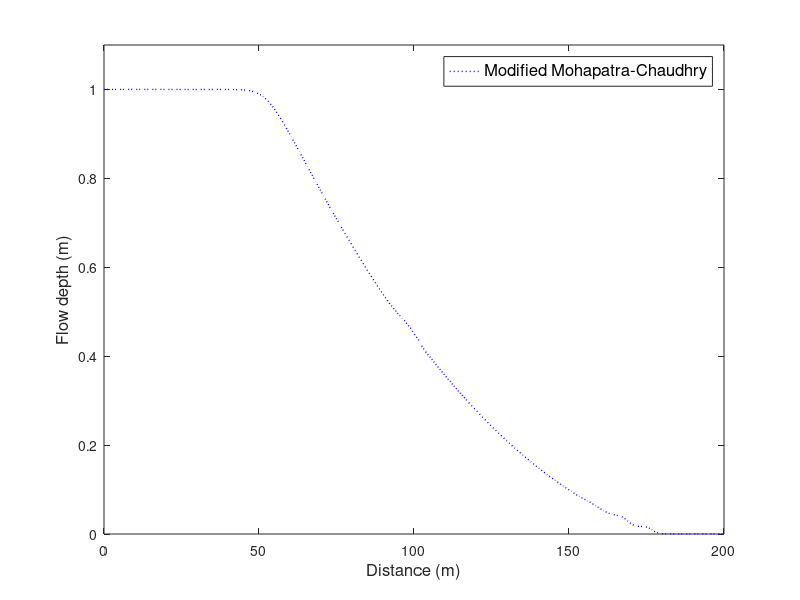

This chart was generated by the following MATLAB code:
clc
clear all
close all

% input parameters
L=200;     % channel length (m)
Tmax=15;   % t_max(s)

dx=0.65;   % step size(m) 
x=0:dx:L;
Nx=length(x);

eps=10^(-242);
hu=1;   % initial water depth in  reservoir (m)
hd=eps; % initial water depth in  channel (m)
g=9.81; % gravity acceleration (m/s^2)
n=0;    % manning coefficient
So=0;   % bed slope
K = 0.5;

% boussinesq terms (adjust the value to apply the term in the equation)
% 1: boussinesq term is on
% 0: boussinesq term is off
B1=1;  
B2=1;
B3=1;
Cn=0.6; % courant number

% initial condition (t=0)
t=0;
for i=1:Nx
    u(i)=0;
    if i<=floor(Nx/2)
        h(i) = hu;
    else
        h(i) = hd;
    end
end
dt = 0.7*Cn*dx/max(abs(u)+sqrt(g*h)); % stability criterion

uh=u.*h;
t=t+dt;

while t<=Tmax
    %% PREDICTOR
    % boundary condition
    hp(1:3)=hu;
    uhp(1:3)=uh(1:3);

    hp(Nx-2:Nx)=hd;
    uhp(Nx-2:Nx)=uh(Nx-2:Nx);
  
    for i=4:Nx-1
        b2(i)= -B2*h(i)^3*u(i)/3*((u(i+1)-2*u(i)+u(i-1))/dx^2);
        b3(i)= B3*h(i)^3/3*((u(i+1)-u(i-1))/(2*dx))^2;
        T(i)=u(i)^2*h(i)+(g*h(i)^2/2)+b2(i)+b3(i);
    end
    
    for i=4:Nx-3
        Sf = u(i)^2*n^2/h(i)^(4/3);
        hp(i)= h(i)+ dt/dx*(uh(i)-uh(i+1));
        if hp(i)>eps
            uhp(i)=uh(i)+ dt/dx*(T(i)-T(i+1))+dt*g*h(i)*(So-Sf);
        else
            uhp(i)=0;
        end
    end
    
    for j=1:Nx
        if hp(j)>eps
            up(j) = uhp(j)/hp(j);
        else
            up(j)=0;
        end
    end
    % boundary condition
    up(1:3)=0;
    up(Nx-2:Nx)=0;

    %% CORRECTOR
    hc=hp;uhc=uhp;
    
    for i=2:Nx-3
        b2(i)= -B2*hp(i)^3*up(i)/3*((up(i+1)-2*up(i)+up(i-1))/dx^2);
        b3(i)= B3*hp(i)^3/3*((up(i+1)-up(i-1))/(2*dx))^2;
        T(i) = up(i)^2*hp(i)+(g*hp(i)^2/2)+b2(i)+b3(i);
    end

    for i=4:Nx-3
        Sf = up(i)^2*n^2/hp(i)^(4/3);
        hc(i)= hp(i)+dt/dx*(up(i-1)*hp(i-1)-up(i)*hp(i));
        if hc(i)>eps
            uhc(i)=uhp(i)+ dt/dx*(T(i-1)-T(i))+dt*g*hp(i)*(So-Sf);
        else
            uhc(i)=0;
        end
    end
    
    for j=1:Nx
        if hc(j)>eps
            uc(j) = uhc(j)/hc(j);
        else
            uc(j)=0;
        end
    end
    % boundary condition
    uc(1:3)=0;
    uc(Nx-2:Nx)=0;

    %% INTERMEDIATE
    hi=hc;uhi=uhc;
        
    for i=4:Nx-3
        hi(i)=(h(i)+hc(i))/2;
        if hi(i)>eps
            uhi(i)=(uh(i)+uhc(i))/2;
        else
            uhi(i)=0;
        end
    end
    
    for i=1:Nx
        if hi(i)>eps
            ui(i)=uhi(i)/hi(i);
        else
            ui(i)=0;
        end
    end
    
    % boundary condition
    ui(1:3)=0;
    ui(Nx-2:Nx)=0;
    
    %% FINAL
    hf=hi;uhf=uhi;
    
    for i=3:Nx-2
        b1(i)=-B1*hi(i)^3/(6*dx*dt)*(ui(i+1)-ui(i-1)-u(i+1)+u(i-1));
    end
    
    for i=4:Nx-3
        if hf(i)>eps
            uhf(i)=uhi(i)-dt*(b1(i+1)-b1(i-1))/(2*dx);
        else
            uhf(i)=0;
        end
    end
    
    for i=1:Nx
        if hf(i)>eps
            uf(i)=uhf(i)/hf(i);
        else
            uf(i)=0;
        end
    end
    
    % boundary condition
    uf(1:3)=0;
    uf(Nx-2:Nx)=0;
    
    % ARTIFICIAL VISCOSITY (see Jameson, et al. 1981)
    ha=hf;uha=uhf;
    v=zeros(1,Nx);
    for i=2:Nx-1
        v(i) = abs(hf(i+1)-2*hf(i)+hf(i-1))/(abs(hf(i+1))+2*abs(hf(i))+abs(hf(i-1)));
    end
    
    for i=2:Nx-1
        vp = K*max(v(i+1), v(i));
        vm = K*max(v(i), v(i-1));
        ha(i) = hf(i) + vp*(hf(i+1)-hf(i)) - vm*(hf(i)-hf(i-1));
        if hf(i)>eps
            uha(i) = uhf(i) + vp*(uhf(i+1)-uhf(i)) - vm*(uhf(i)-uhf(i-1));
        else
            uha(i)=0;
        end
    end
    
    h=ha;
    uh=uha;
    
    for j=1:Nx
        if h(j)>eps
            u(j) = uh(j)/h(j);
        else
            u(j)=0;
        end
    end

    t=t+dt;
end

plot(x,h,'b:','LineWidth',1)
axis([0 L 0 1.1])
xlabel('Distance (m)','fontsize',12)
ylabel('Flow depth (m)','fontsize',12)
legend('Modified Mohapatra-Chaudhry','fontsize',12)